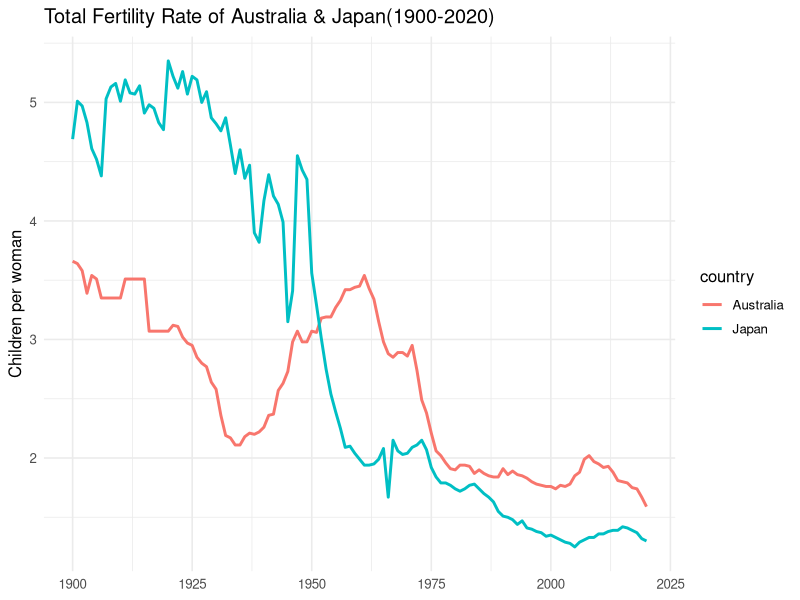

Here is the R script that generated this plot:
## ---- chunk 1
df <- read.csv("children_per_woman_total_fertility.csv")
## ---- chunk 2
library(dplyr)
library(tidyr)

df1 <- df |> 
     filter(country %in% c("Australia","Japan")) |>
    select(country, X1900:X2020)


df1_tidy <- df1 |> 
  pivot_longer(
    cols = - country,     
    names_to = "year",
    values_to = "tfr",
    names_prefix = "X",             
    names_transform = list(year = as.integer))
## ---- chunk 3
library(ggplot2)
P1 <- ggplot(df1_tidy,aes(x=year,y=tfr,color= country))+
  geom_line(linewidth =1)+
labs(title = "Total Fertility Rate of Australia & Japan(1900-2020)", x= NULL, y="Children per woman")+
  theme_minimal(base_size = 12)

P1

